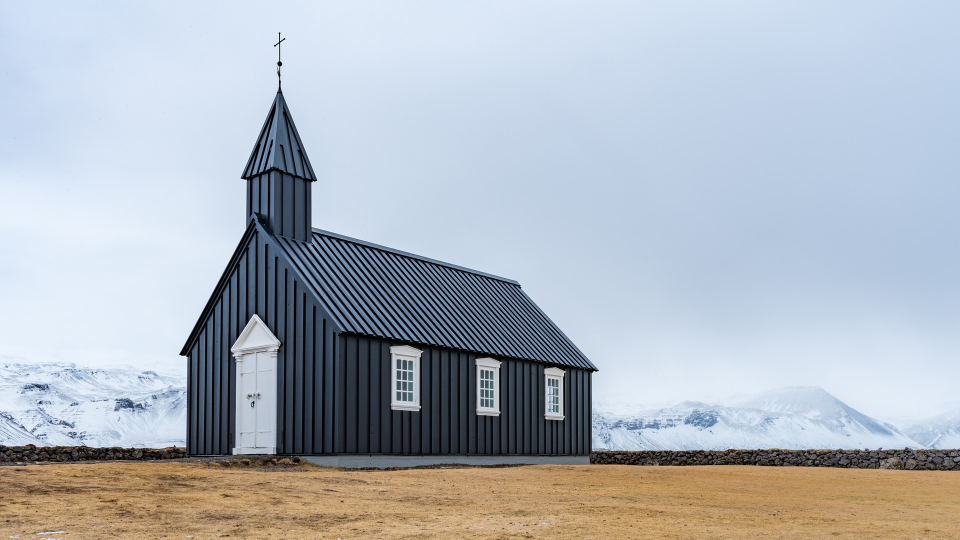
#> input picture image/church.jpg, 1920 x 1080 px (shown at 1/2 size)
$ python Canny-operator.py
#> lines starting #> are read from the running program, lines starting #| are printed output that depends on the picture; after the words box and inside, x2 and y2 are one past the last pixel; in counts of white or black regions, pixels touching at a corner belong together
# -*- coding: utf-8 -*-

import matplotlib.pyplot as plt
import matplotlib.cm as cm
import numpy as np
import math
import cv2

image = plt.imread('../image/church.jpg')
#> image is the input picture: shape (1080, 1920, 3); mean R, G, B 174.9, 181.7, 189.8
# 将原图像进行边界扩展，并将其转换为灰度图
image = cv2.resize(image, (1080, 1080))
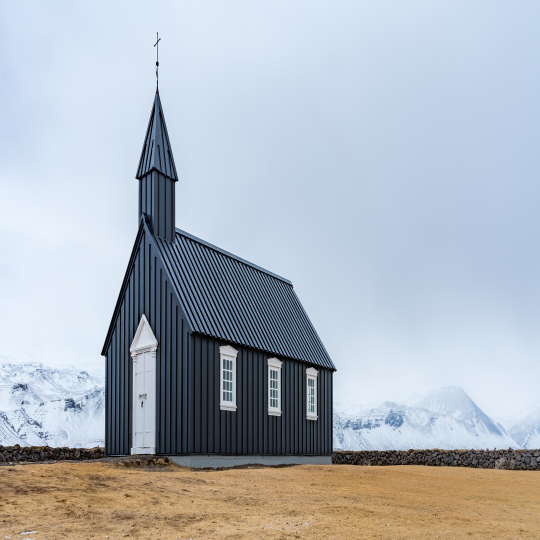
#> image: shape (1080, 1080, 3) (shown at 1/2 size); mean R, G, B 174.9, 181.7, 189.8
image = cv2.cvtColor(image, cv2.COLOR_RGB2GRAY)
#> image: shape (1080, 1080)

sigma1 = sigma2 = 1
sum = 0

# 生成二维高斯分布矩阵
gaussian = np.zeros([5, 5])
for i in range(5):
    for j in range(5):
        gaussian[i, j] = math.exp(-1 / 2 * (np.square(i - 3) / np.square(sigma1) + (np.square(j - 3) / np.square(sigma2)))) / (2 * math.pi * sigma1 * sigma2)
        sum = sum + gaussian[i, j]
gaussian = gaussian / sum

# 高斯滤波
W, H = image.shape
#> W = 1080; H = 1080
new_image = np.zeros([W - 5, H - 5])
for i in range(W - 5):
    for j in range(H - 5):
        new_image[i, j] = np.sum(image[i:i + 5, j:j + 5] * gaussian)  # 与高斯矩阵卷积实现滤波
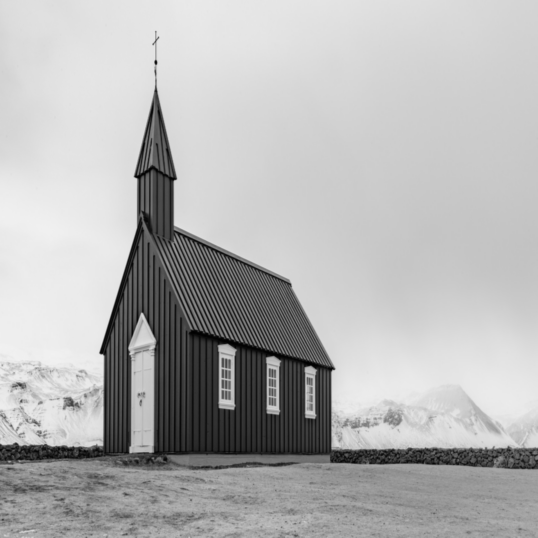
#> new_image: shape (1075, 1075) float64 (shown at 1/2 size); min 0.331, max 241.4, mean 180.4

# 通过求梯度幅值
W1, H1 = new_image.shape
#> W1 = 1075; H1 = 1075
dx = np.zeros([W1 - 1, H1 - 1])
dy = np.zeros([W1 - 1, H1 - 1])
d = np.zeros([W1 - 1, H1 - 1])
for i in range(W1 - 1):
    for j in range(H1 - 1):
        dx[i, j] = new_image[i, j + 1] - new_image[i, j]
        dy[i, j] = new_image[i + 1, j] - new_image[i, j]
        d[i, j] = np.sqrt(np.square(dx[i, j]) + np.square(dy[i, j]))  # 原图像梯度值作为梯度图像强度值
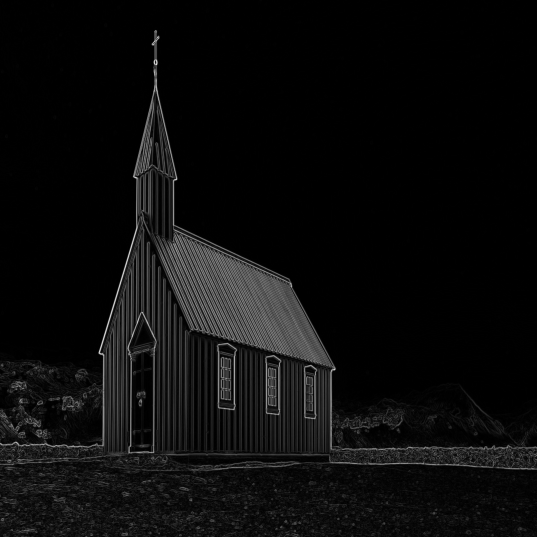
#> d: shape (1074, 1074) float64 (shown at 1/2 size); min 0, max 94.74, mean 4.6; drawn with min black and max white
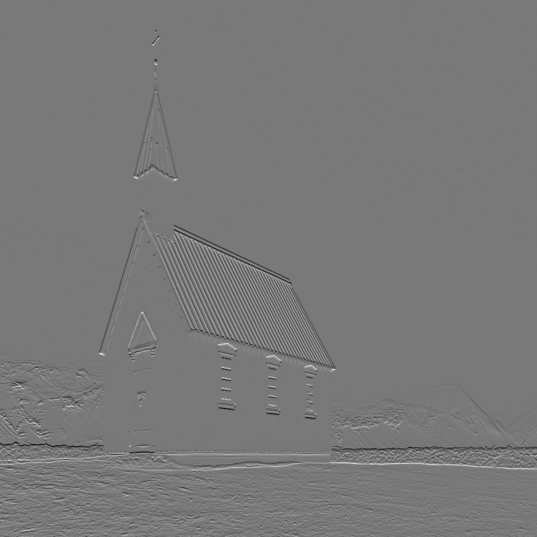
#> dy: shape (1074, 1074) float64 (shown at 1/2 size); min -73.8, max 81.72, mean -0.1; drawn with min black and max white


# 非极大值抑制
W2, H2 = d.shape
#> W2 = 1074; H2 = 1074
NMS = np.copy(d)
NMS[0, :] = NMS[W2 - 1, :] = NMS[:, 0] = NMS[:, H2 - 1] = 0
#> NMS: shape (1074, 1074) float64; 0.35% of pixels changed, all inside (x1, y1, x2, y2) = (0, 0, 1074, 1074)
for i in range(1, W2 - 1):
    for j in range(1, H2 - 1):
        if d[i, j] == 0:
            NMS[i, j] = 0
        else:
            gradX = dx[i, j]
            gradY = dy[i, j]
            gradTemp = d[i, j]
            # 如果Y方向幅度值较大
            if np.abs(gradY) > np.abs(gradX):
                weight = np.abs(gradX) / np.abs(gradY)
                grad2 = d[i - 1, j]
                grad4 = d[i + 1, j]
                # 如果x,y方向梯度符号相同
                if gradX * gradY > 0:
                    grad1 = d[i - 1, j - 1]
                    grad3 = d[i + 1, j + 1]
                # 如果x,y方向梯度符号相反
                else:
                    grad1 = d[i - 1, j + 1]
                    grad3 = d[i + 1, j - 1]
            # 如果X方向幅度值较大
            else:
                weight = np.abs(gradY) / np.abs(gradX)
                grad2 = d[i, j - 1]
                grad4 = d[i, j + 1]
                # 如果x,y方向梯度符号相同
                if gradX * gradY > 0:
                    grad1 = d[i + 1, j - 1]
                    grad3 = d[i - 1, j + 1]
                # 如果x,y方向梯度符号相反
                else:
                    grad1 = d[i - 1, j - 1]
                    grad3 = d[i + 1, j + 1]
            gradTemp1 = weight * grad1 + (1 - weight) * grad2
            gradTemp2 = weight * grad3 + (1 - weight) * grad4
            if gradTemp >= gradTemp1 and gradTemp >= gradTemp2:
                NMS[i, j] = gradTemp
            else:
                NMS[i, j] = 0
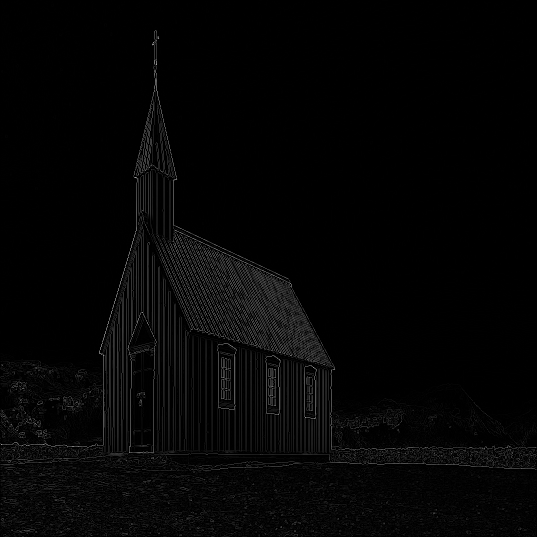
#> NMS: shape (1074, 1074) float64 (shown at 1/2 size); min 0, max 94.74, mean 1.9; drawn with min black and max white

# 双阈值算法检测及连接边缘
W3, H3 = NMS.shape
#> W3 = 1074; H3 = 1074
DT = np.zeros([W3, H3])
TL = 0.1 * np.max(NMS)  #定义低阈值
#> TL = 9.47
TH = 0.3 * np.max(NMS)  #定义高阈值
#> TH = 28.42
for i in range(1, W3 - 1):
    for j in range(1, H3 - 1):
        if (NMS[i, j] < TL):
            DT[i, j] = 0
        elif (NMS[i, j] > TH):
            DT[i, j] = 1
        elif ((NMS[i - 1, j - 1:j + 1] < TH).any() or (NMS[i + 1, j - 1:j + 1]).any()
              or (NMS[i, [j - 1, j + 1]] < TH).any()):
            DT[i, j] = 1
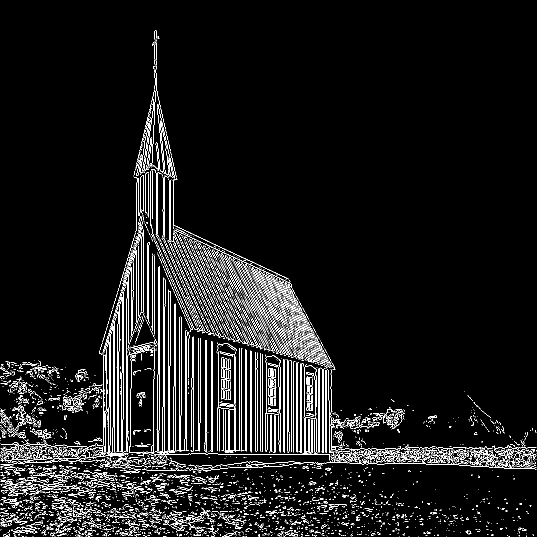
#> DT: shape (1074, 1074) float64 (shown at 1/2 size); values 0 (black) and 1 (white), 5.9% white in thin lines or dots

#反转图像便于观察
dst = 255 - DT
plt.imshow(dst, cmap=cm.gray)
plt.axis("off")
plt.savefig("Edge image by Canny operator.jpg")
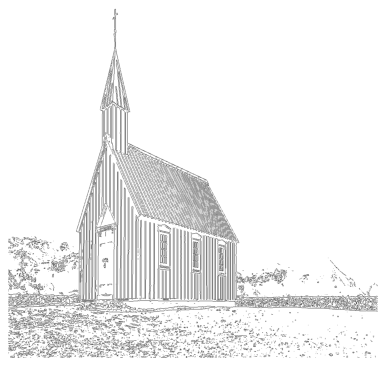
#> figure drawn by matplotlib, 1 panel

$ run again, with image/estate.jpg copied over image/church.jpg
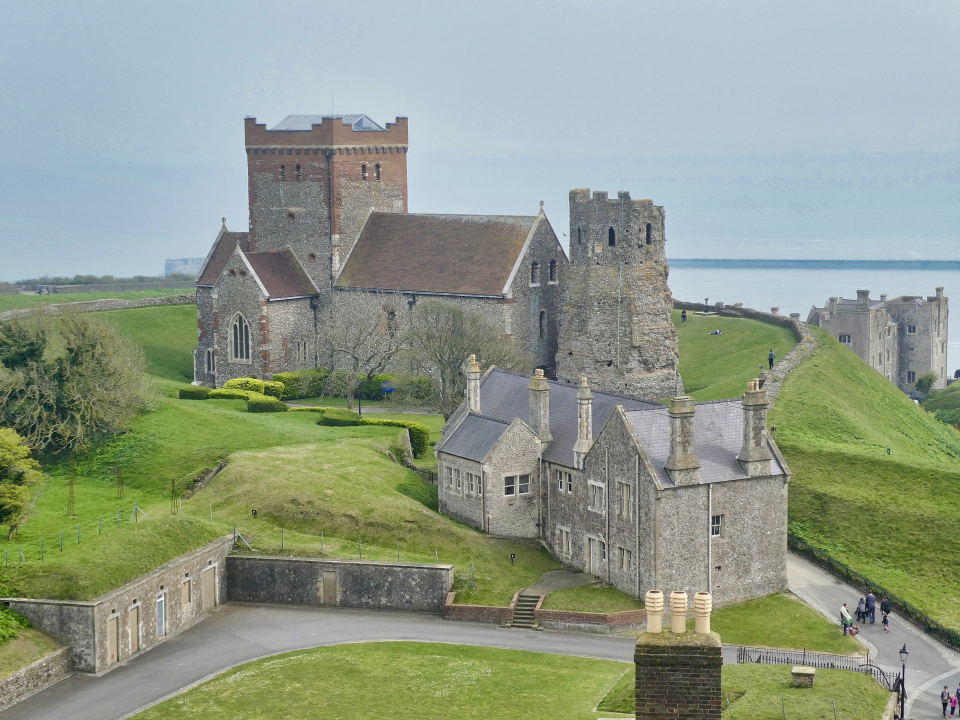
#> input picture image/estate.jpg, 1920 x 1440 px (shown at 1/2 size)
#> image is the input picture: shape (1440, 1920, 3); mean R, G, B 143.5, 154.8, 138.4
#> TL = 7.41
#> TH = 22.24
#> after the loop `for i in range(1, W3 - 1):`:
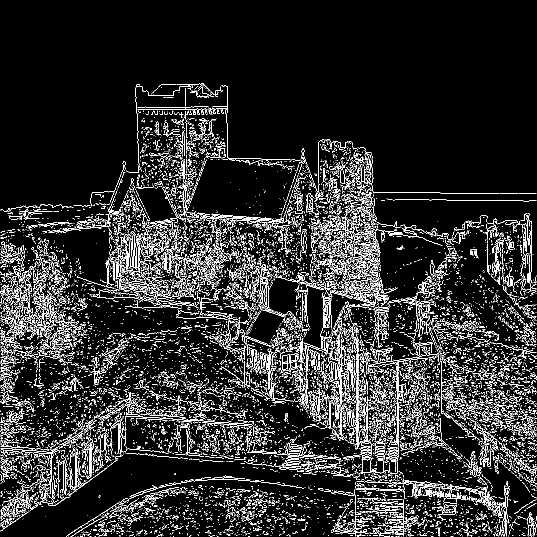
#> DT: shape (1074, 1074) float64 (shown at 1/2 size); values 0 (black) and 1 (white), 10.4% white in thin lines or dots, all inside (x1, y1, x2, y2) = (1, 167, 1073, 1073)
#> `plt.savefig("Edge image by Canny operator.jpg")`:
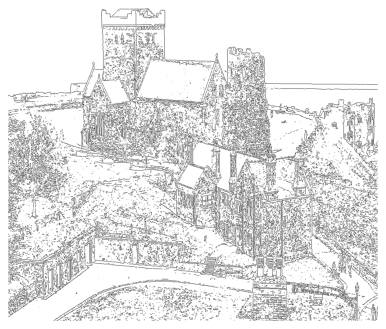
#> figure drawn by matplotlib, 1 panel
